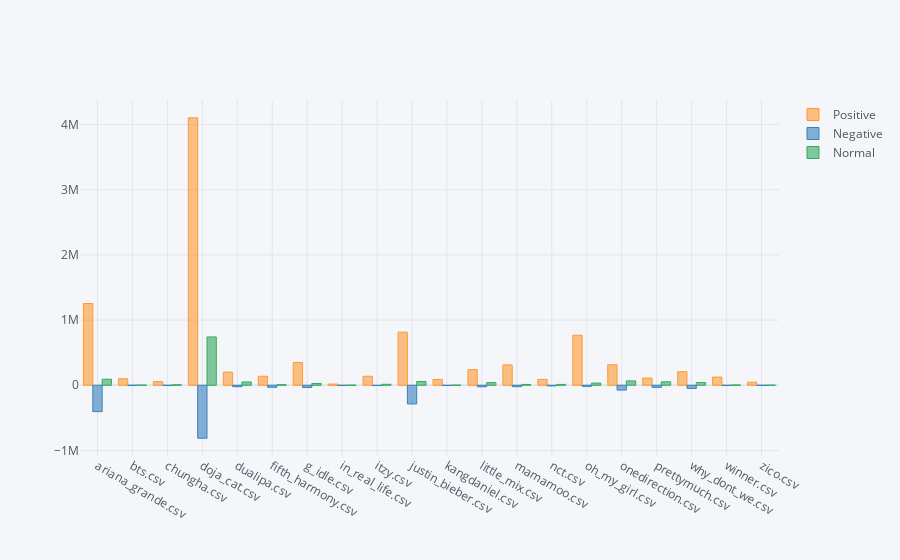

The notebook cell saved with this chart:
### Code cell
pos_list = list()
neg_list = list()
normal_list = list()
for filename in l:
    df = pd.read_csv(path + filename)
    
    pos = 0
    neg = 0
    normal = 0

    for idx in range(len(df)):
        score = df['score(afinn)'][idx]
        likeCnt = df['likeCount'][idx]
        if score > 0:
            pos += (score * likeCnt)
        elif score < 0:
            neg += (score * likeCnt)
        else:
            normal += (1 * likeCnt)

    pos_list.append(pos)
    neg_list.append(neg)
    normal_list.append(normal)
    
df = pd.DataFrame({
    'Positive': pos_list,
    'Negative': neg_list,
    'Normal': normal_list
}, index=l)

df.iplot(kind='bar')

### Figure 1 — Plotly figure (JSON) as saved in the notebook; plotly's stock layout.template omitted (floating-point values rounded to 4 significant figures)
{"data": [{"marker": {"color": "rgba(255, 153, 51, 0.6)", "line": {"color": "rgba(255, 153, 51, 1.0)", "width": 1}}, "name": "Positive", "orientation": "v", "text": "", "type": "bar", "x": ["ariana_grande.csv", "bts.csv", "chungha.csv", "doja_cat.csv", "dualipa.csv", "fifth_harmony.csv", "g_idle.csv", "in_real_life.csv", "itzy.csv", "justin_bieber.csv", "kangdaniel.csv", "little_mix.csv", "mamamoo.csv", "nct.csv", "oh_my_girl.csv", "onedirection.csv", "prettymuch.csv", "why_dont_we.csv", "winner.csv", "zico.csv"], "y": [1254349, 100171, 55766, 4104098, 201687, 137628, 349923, 18724, 137906, 814494, 88848, 240062, 311979, 90095, 766926, 314136, 110843, 207558, 125427, 47422]}, {"marker": {"color": "rgba(55, 128, 191, 0.6)", "line": {"color": "rgba(55, 128, 191, 1.0)", "width": 1}}, "name": "Negative", "orientation": "v", "text": "", "type": "bar", "x": ["ariana_grande.csv", "bts.csv", "chungha.csv", "doja_cat.csv", "dualipa.csv", "fifth_harmony.csv", "g_idle.csv", "in_real_life.csv", "itzy.csv", "justin_bieber.csv", "kangdaniel.csv", "little_mix.csv", "mamamoo.csv", "nct.csv", "oh_my_girl.csv", "onedirection.csv", "prettymuch.csv", "why_dont_we.csv", "winner.csv", "zico.csv"], "y": [-404682, -1540, -2058, -812530, -22266, -30939, -34056, -1692, -4499, -286928, -3539, -23348, -21886, -9582, -16604, -73950, -32343, -49028, -2767, -1805]}, {"marker": {"color": "rgba(50, 171, 96, 0.6)", "line": {"color": "rgba(50, 171, 96, 1.0)", "width": 1}}, "name": "Normal", "orientation": "v", "text": "", "type": "bar", "x": ["ariana_grande.csv", "bts.csv", "chungha.csv", "doja_cat.csv", "dualipa.csv", "fifth_harmony.csv", "g_idle.csv", "in_real_life.csv", "itzy.csv", "justin_bieber.csv", "kangdaniel.csv", "little_mix.csv", "mamamoo.csv", "nct.csv", "oh_my_girl.csv", "onedirection.csv", "prettymuch.csv", "why_dont_we.csv", "winner.csv", "zico.csv"], "y": [91859, 3216, 7133, 741153, 50341, 9572, 27286, 2338, 14735, 57480, 2393, 40869, 12299, 12808, 33386, 66481, 53259, 42536, 4391, 2304]}], "layout": {"legend": {"bgcolor": "#F5F6F9", "font": {"color": "#4D5663"}}, "paper_bgcolor": "#F5F6F9", "plot_bgcolor": "#F5F6F9", "title": {"font": {"color": "#4D5663"}}, "xaxis": {"gridcolor": "#E1E5ED", "showgrid": true, "tickfont": {"color": "#4D5663"}, "title": {"font": {"color": "#4D5663"}, "text": ""}, "zerolinecolor": "#E1E5ED"}, "yaxis": {"gridcolor": "#E1E5ED", "showgrid": true, "tickfont": {"color": "#4D5663"}, "title": {"font": {"color": "#4D5663"}, "text": ""}, "zerolinecolor": "#E1E5ED"}}}
